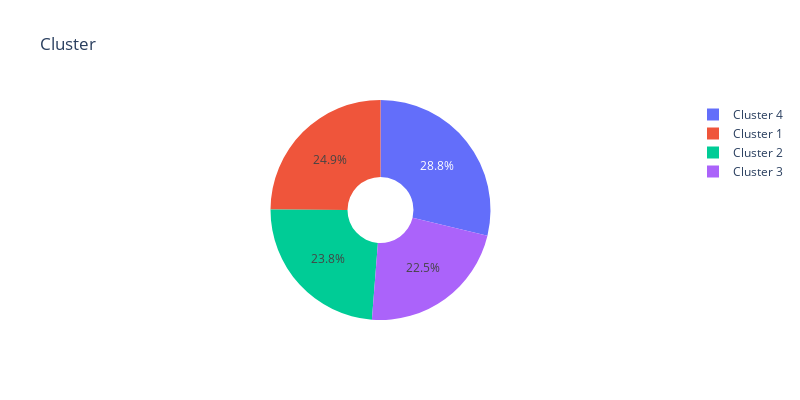

Here is the notebook cell this chart was saved with:
### Code cell
df_Edu = pd.DataFrame(df['Cluster'].value_counts()).reset_index()
df_Edu.columns = ['Cluster', 'Count']

fig = go.Figure(data=[go.Pie(labels=df_Edu['Cluster'], values=df_Edu['Count'], hole=.3)])
fig.update_layout(width=800, height=400, title='Cluster')
fig.show()

### Figure 1 — Plotly figure (JSON) as saved in the notebook; plotly's stock layout.template omitted (floating-point values rounded to 4 significant figures)
{"data": [{"hole": 0.3, "labels": ["Cluster 4", "Cluster 1", "Cluster 2", "Cluster 3"], "type": "pie", "values": [634, 550, 525, 496]}], "layout": {"height": 400, "title": {"text": "Cluster"}, "width": 800}}
